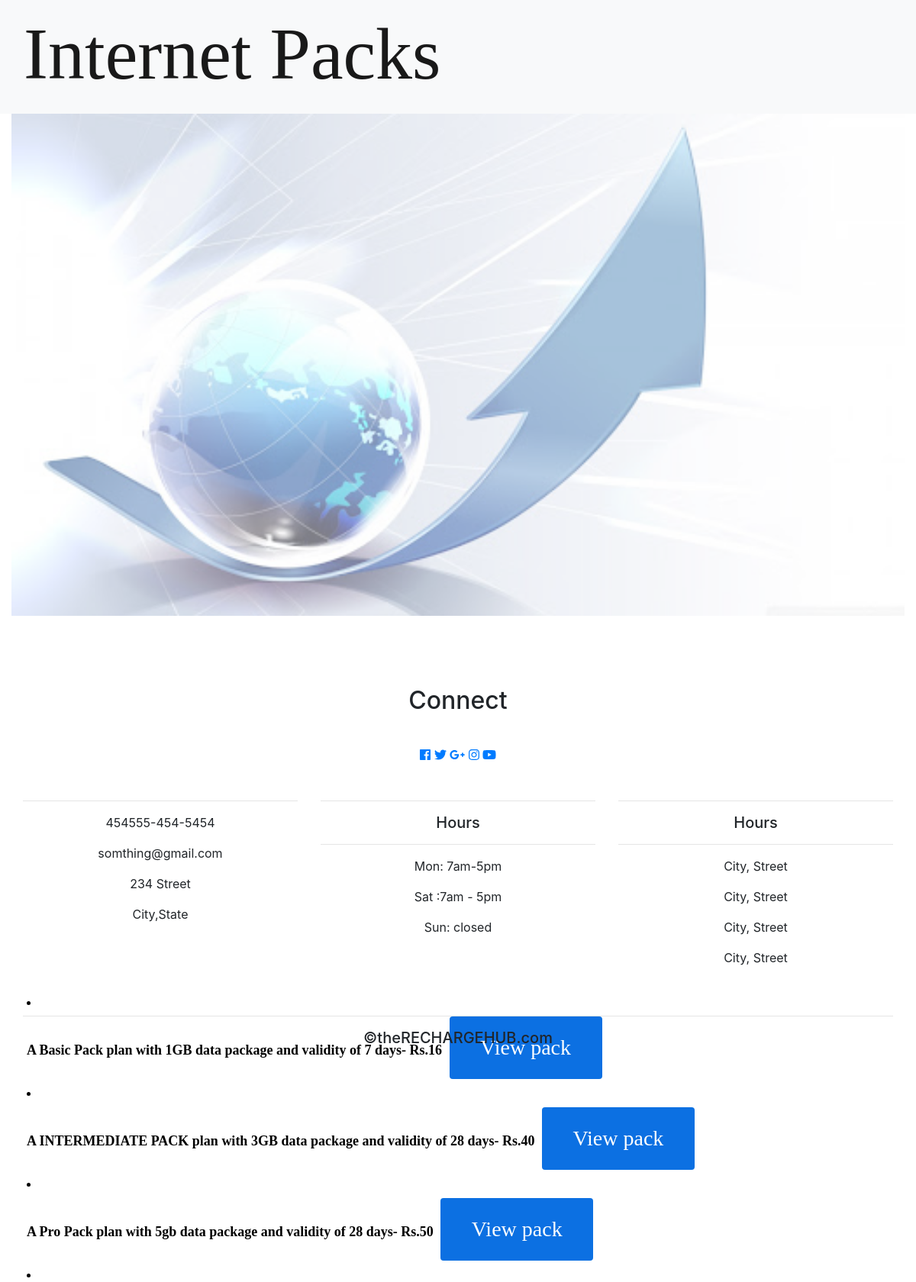
Page /internet on the committed database.
### main/models.py (models this page shows)
class Internet(models.Model):
    id = models.IntegerField(primary_key=True)
    name = models.CharField(max_length=40)
    net = models.CharField(max_length=40)
    vald = models.CharField(max_length=40)
    price = models.IntegerField()
    text = models.TextField()
    def __str__(self):
        return f" A  {self.name} plan with  {self.net} data package and validity of {self.vald} days"

### main/views.py (the view)
# urls.py: path("internet", views.internet),
def internet(request):
    context={
        'net' : Internet.objects.all(),
    }
    return render(request,"main/internet.html",context)

### main/templates/main/internet.html (shortened to what this page needs)
{% extends "main/base.html" %}
{% block body %}
<nav class="navbar navbar-expand-md navbar-light bg-light sticky-top">
    <div class="container-fluid">
      <div class="navbar-brand" href="main/index.html"><div style="font-family: 'Times New Roman', Times, serif;" ><h1 class="display-1">Internet Packs</h1></div>
    </div>
    </div>
  </nav>
  <div class="container-fluid padding">
    {% load static %}
    <img src="{% static "main/net1.jpg" %}" alt="My image" style="width:100%; opacity: 0.5;">
    <div class="text-block" >
      {% for items in net %}
             <li> <form method='POST' action="/browse">
              {{ items }}- Rs.{{ items.price }}
              <button type="submit" class="button"><span>View pack</span></button>
            </form></li>
           {% endfor %}
    </div>
{% endblock %}

### main/static/main/style.css (style rules this page uses)
html,body { height: 100%; width: 100%; font-family: 'Poppins' , sans-serif; color: #222; }

### main/templates/main/internet.html (style rules this page uses)
.button { border-radius: 4px; background-color: rgb(12, 112, 226); border: none; color: #FFFFFF; text-align: center; font-size: 28px; padding: 20px; width: 200px; transition: all 0.5s; cursor: pointer; margin: 5px; }
.button span { cursor: pointer; display: inline-block; position: relative; transition: 0.5s; }
.button span:after { content: '\00bb'; position: absolute; opacity: 0; top: 0; right: -20px; transition: 0.5s; }
.text-block { position: absolute; bottom: -95px; color: rgb(0, 0, 0); padding-left: 20px; padding-right: 20px; font-weight: 700; font-size: large; font-family: Cambria, Cochin, Georgia, Times, 'Times New Roman', serif; }

### rows in the picture
Internet: name+net+vald "A Basic Pack plan with 1GB data package and validity of 7 days", price "16"
Internet: name+net+vald "A INTERMEDIATE PACK plan with 3GB data package and validity of 28 days", price "40"
Internet: name+net+vald "A Pro Pack plan with 5gb data package and validity of 28 days", price "50"
